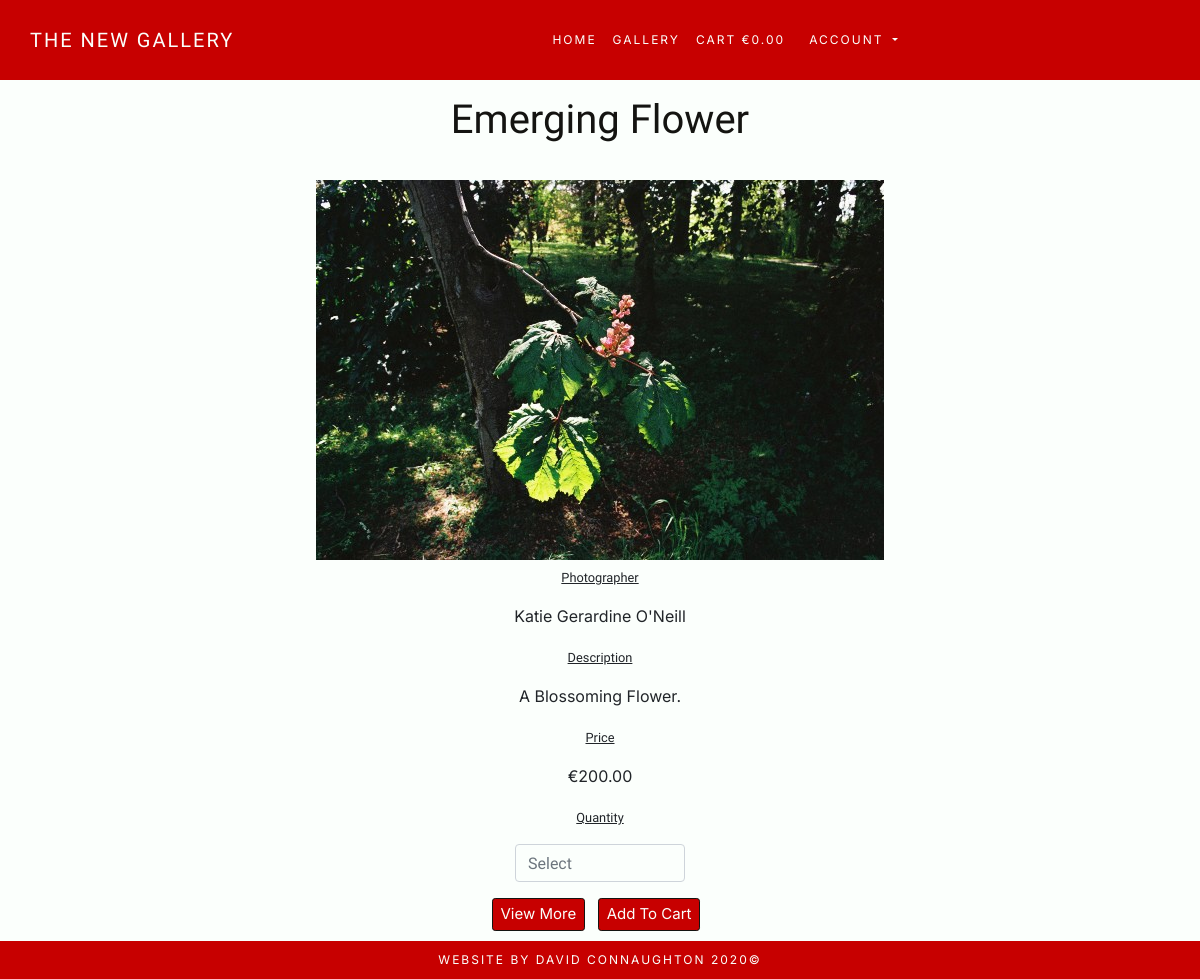
The app's page /photos/1 with its own data.
### photos/models.py (models this page shows, shortened)
class Photo(models.Model):
    title = models.CharField(max_length=100)
    photographer = models.CharField(max_length=100)
    tag = models.CharField(max_length=20)
    description = models.CharField(max_length=300, null=True, blank=True)
    image_url = models.URLField(max_length=1000, null=True, blank=True)
    image = models.ImageField(null=True, blank=True)
    price = models.DecimalField(max_digits=6, decimal_places=2)

### photos/views.py (the view)
# urls.py: path('<int:photo_id>', views.photo_detail, name='photo_detail'),
def photo_detail(request, photo_id):
    photo = get_object_or_404(Photo, pk=photo_id)
    context = {
        'photo': photo,
    }
    return render(request, 'photos/photo_detail.html', context)

### cart/contexts.py (called while the page is built, shortened)
def cart_contents(request):
    cart_items = []
    total = 0
    photo_count = 0
    cart = request.session.get('cart', {})
    context = {
        'cart_items': cart_items,
        'total': total,
        'photo_count': photo_count,
    }
    return context

### photos/templates/photos/photo_detail.html (shortened to what this page needs)
{% extends "base.html" %}
{% load static %}
{% block content %}
<section>
    <div class="container-fluid mx-auto m-5 p-5" id="photo-section">
        <div class="row">
            <div class="col-12 text-center">
                <h1 class="header">{{ photo.title }}</h1>
                <br>
                <a href="#" id="clicker">
                    <img src="{{ photo.image.url }}" class="img-fluid p-1" id="photo-img" alt="Photo Image">
                </a>
                <br>
                <p>
                    <small class="small">Photographer</small>
                </p>
                <p>{{ photo.photographer }}</p>
                <p>
                    <small class="small">Description</small>
                </p>
                <p class="description">{{ photo.description }}</p>
                <p>
                    <small class="small">Price</small>
                </p>
                <p>€{{ photo.price }}</p>
                <form class="form" action="{% url 'add_to_cart' photo.id %}" method="POST">
                    <div class="form-row">
                        <div class="col-12">
                            <p>
                                <small class="small">Quantity</small>
                            </p>
                            <div class="form-group col-12 mx-auto">
                                <input class="form-control quantity" type="number" name="quantity" list="quantity" data-item_id="{{ photo.id }}" id="id_qty_{{ photo.id }}" placeholder="Select">
                            </div>
                        </div>
                        <div class="col-12">
                            <a href="{% url 'photos' %}" class="btn btn-sm info-button mr-2">
                                <span>View More</span>
                            </a>
                            <input type="submit" class="btn btn-sm info-button mr-2" value="Add to Cart">
                        </div>
                    </div>
                </form>
            </div>
        </div>
    </div>
</section>
{% endblock %}

### static/css/base.css (style rules this page uses)
html { height: 100%; }
body { font-family: 'Inter', sans-serif !important; background-color: #FBFFFC; }
h1, h2, h3, h4, h5, .small { font-family: 'Work Sans', sans-serif !important; }
.header { color: #141411; }
.info-button { color: #FBFFFC; background-color: #c70000; border-color: #141411; font-size: 15px; text-transform: capitalize; text-decoration: none; }
.small { text-decoration: underline; }
.description { text-transform: capitalize; }
.form-group { width: 200px; }
.form-control, select { background-color: #FBFFFC; font-family: 'Work Sans', sans-serif !important; }

### records on screen
Photo: title "Emerging Flower", image (picture), photographer "Katie Gerardine O'Neill", description "A Blossoming Flower.", price "200.00"
